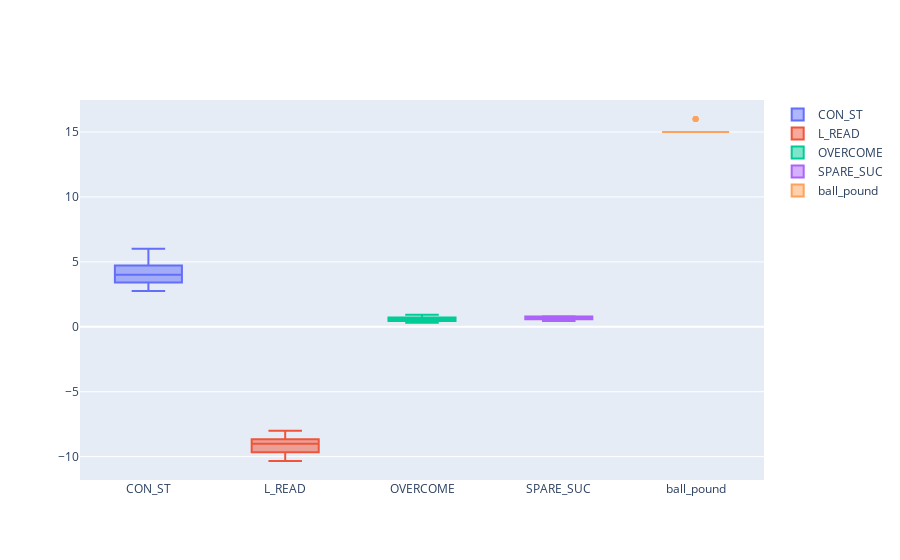

Notebook cell for this chart:
### Code cell
fig= go.Figure()
fig.add_traces(go.Box(y=bowling_m_3['CON_ST'],name='CON_ST'))
fig.add_traces(go.Box(y=bowling_m_3['L_READ'],name='L_READ'))
fig.add_traces(go.Box(y=bowling_m_3['OVERCOME'],name='OVERCOME'))
fig.add_traces(go.Box(y=bowling_m_3['SPARE_SUC'],name='SPARE_SUC'))
fig.add_traces(go.Box(y=bowling_m_3['ball_pound'],name='ball_pound'))


fig.show()

### Figure 1 — Plotly figure (JSON) as saved in the notebook; plotly's stock layout.template omitted (floating-point values rounded to 4 significant figures)
{"data": [{"name": "CON_ST", "type": "box", "y": [4.4, 5.75, 2.75, 4, 3.333, 4, 4.667, 4.667, 5.333, 3.333, 4.75, 3, 5.25, 3.333, 3.667, 4, 6, 3.667, 3.667]}, {"name": "L_READ", "type": "box", "y": [-9, -9.75, -9.25, -8.75, -8.667, -8, -8.333, -9, -9.333, -9.667, -9, -8, -10, -9.667, -8, -8.667, -10.33, -8.667, -10]}, {"name": "OVERCOME", "type": "box", "y": [0.6523, 0.6873, 0.475, 0.4556, 0.7832, 0.5933, 0.7776, 0.6901, 0.6, 0.6346, 0.55, 0.45, 0.4274, 0.7221, 0.3612, 0.336, 0.7554, 0.9326, 0.312]}, {"name": "SPARE_SUC", "type": "box", "y": [0.8118, 0.6596, 0.5424, 0.7682, 0.6246, 0.516, 0.8197, 0.4465, 0.5353, 0.5564, 0.6279, 0.6862, 0.8217, 0.7394, 0.7948, 0.7243, 0.712, 0.7228, 0.794]}, {"name": "ball_pound", "type": "box", "y": [15, 15, 15, 15, 15, 15, 15, 15, 15, 15, 16, 15, 16, 15, 15, 15, 16, 15, 15]}], "layout": {}}
